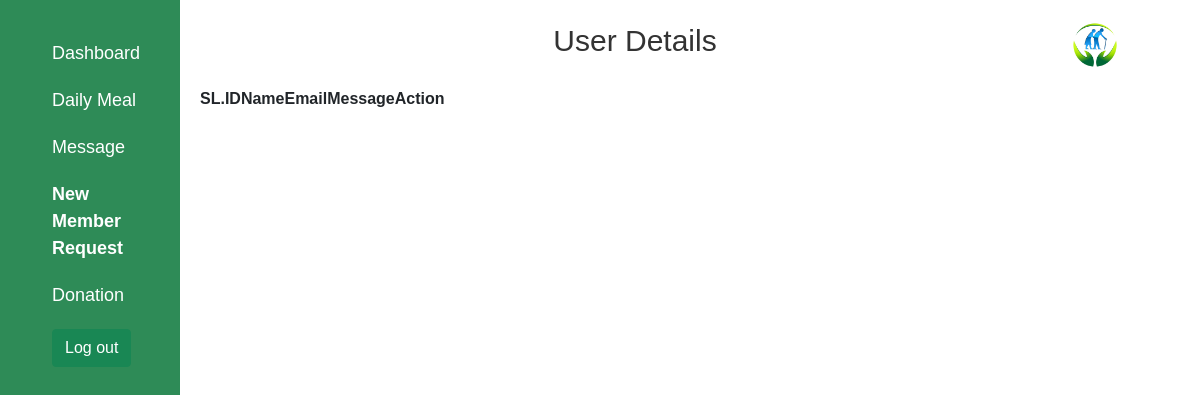
The app's page /Admin/contact_msg.php, older data.
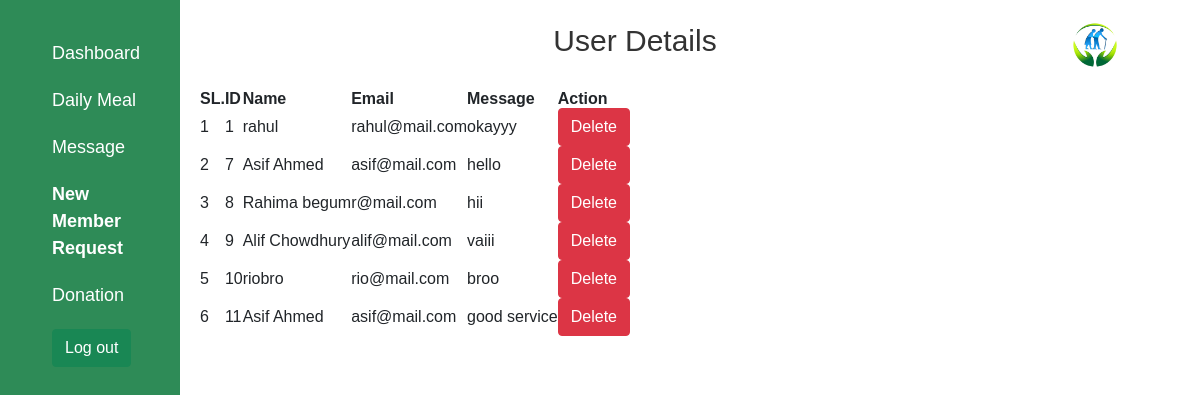
The same page, newer data.
### tables this page shows
CREATE TABLE `contact_msg` (
  `id` int(11) NOT NULL,
  `name` varchar(255) NOT NULL,
  `email` varchar(255) NOT NULL,
  `message` varchar(1000) NOT NULL
);

### Admin/contact_msg.php (the view, shortened to what this page needs)
<?php
include("../Connection.php");
$user_data = mysqli_query($conn, "SELECT* FROM contact_msg WHERE 1");
$i = 0;
?>
<html>
<head>
    <link rel="stylesheet" href="https://cdn.datatables.net/1.10.23/css/jquery.dataTables.min.css">
    <link href="https://cdn.jsdelivr.net/npm/bootstrap@5.1.3/dist/css/bootstrap.min.css" rel="stylesheet">
    <link rel="stylesheet" href="css/user_infos.css?v=<?php echo time(); ?>">
</head>
<body>
    <div class="sidebar">
        <ul class="nav-links">
            <li><a href="user_info.php">Dashboard</a></li>
            <li><a href="daily_meal.php">Daily Meal</a></li>
            <li><a href="contact_msg.php">Message</a></li>
            <li><a href="client_rqst.php" style="font-weight: bold;">New Member Request</a></li>
            <li><a href="donation_list.php">Donation</a></li>
            <a class="btn btn-success login" href="admin_login.php" role="button">Log out</a>
        </ul>
    </div>
    <div class="main-content">
        <div class="header">
            <h2>User Details</h2>
            <div class="profile-pic">
                <img src="../assets/logo.jpg" alt="Profile Picture">
            </div>
        </div>
        <table id="tableID" class="display" class="client-request-table">
            <thead>
                <tr>
                    <th>SL.</th>
                    <th>ID</th>
                    <th>Name</th>
                    <th>Email</th>
                    <th>Message</th>
                    <th>Action</th>
                </tr>
            </thead>
            <tbody>
                <?php
                while ($row = mysqli_fetch_assoc($user_data)) {
                    $i++;
                ?>
                    <tr>
                        <td><?php echo $i; ?></td>
                        <td><?php echo $row['id'] ?></td>
                        <td><?php echo $row['name'] ?></td>
                        <td><?php echo $row['email'] ?></td>
                        <td><?php echo $row['message'] ?></td>
                        <td><a class="btn btn-danger" href="status.php?page=msg&id=<?php echo $row['id']?>">Delete</a></td>
                    </tr>
                <?php
                }
                ?>
            </tbody>
        </table>
    </div>
</body>
</html>

Row changes from the older to the newer data that the page shows:
added contact_msg: id "1", name "rahul", email "rahul@mail.com", message "okayyy"
added contact_msg: id "7", name "Asif Ahmed", email "asif@mail.com", message "hello"
added contact_msg: id "8", name "Rahima begum", email "r@mail.com", message "hii"
added contact_msg: id "9", name "Alif Chowdhury", email "alif@mail.com", message "vaiii"
added contact_msg: id "10", name "riobro", email "rio@mail.com", message "broo"
added contact_msg: id "11", name "Asif Ahmed", email "asif@mail.com", message "good service"
